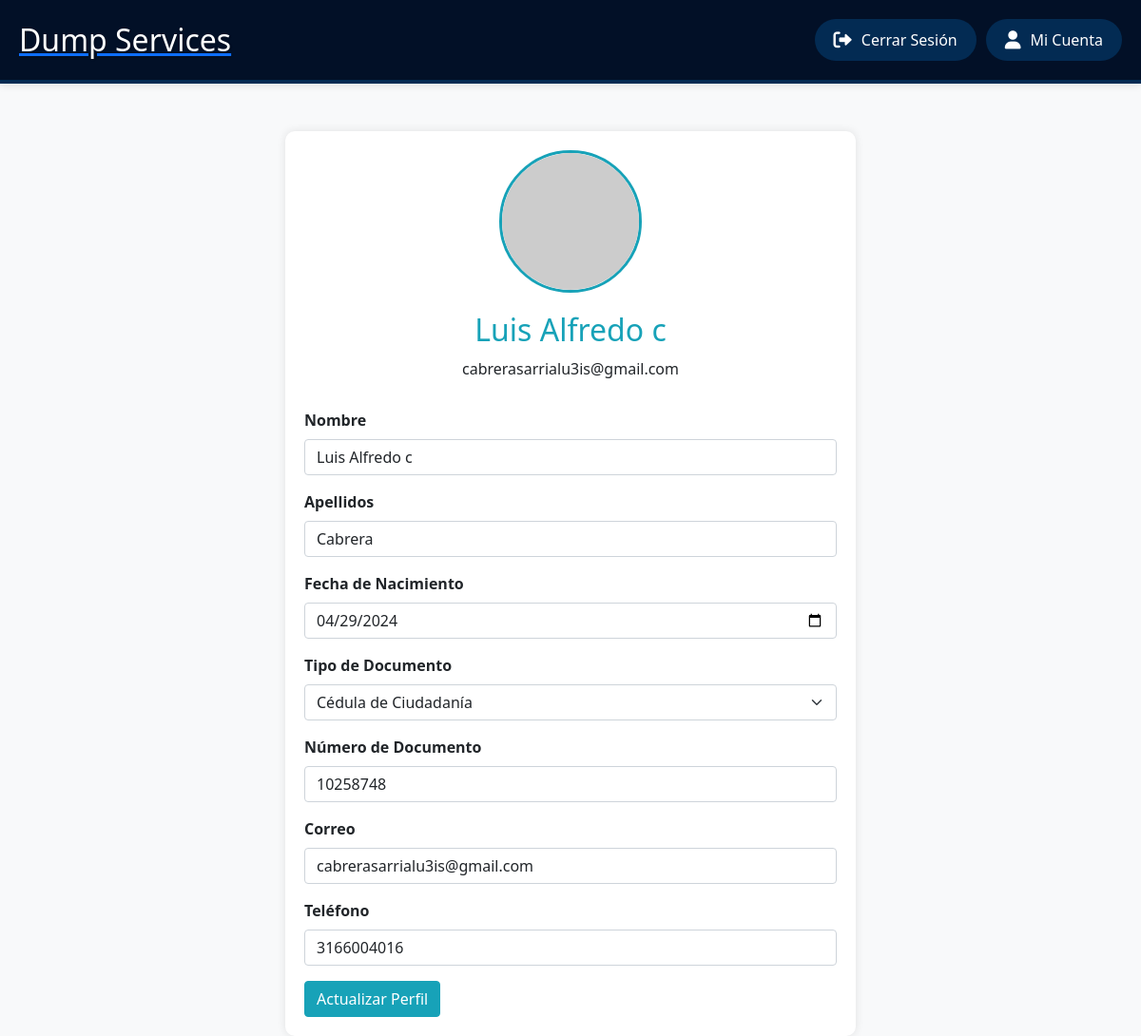
The page /perfil.php (signed in) on the database its author committed.
### tables this page shows
CREATE TABLE `usuarios` (
  `id` int(11) NOT NULL,
  `nombre` varchar(50) NOT NULL,
  `apellidos` varchar(50) NOT NULL,
  `fecha_nacimiento` date NOT NULL,
  `tipo_documento` enum('cc','ce') NOT NULL,
  `numero_documento` varchar(20) NOT NULL,
  `correo` varchar(100) NOT NULL,
  `rol` enum('administrador','operador_logistico','solicitante_transporte') NOT NULL,
  `contrasena` varchar(255) NOT NULL,
  `telefono` varchar(20) DEFAULT NULL
);

### perfil.php (the view, shortened to what this page needs)
<?php
require 'conexion.php';
$usuario_id = $_SESSION['usuario_id'];
$sql = "SELECT * FROM usuarios WHERE id = ?";
$stmt = $conn->prepare($sql);
$stmt->bind_param("i", $usuario_id);
$stmt->execute();
$result = $stmt->get_result();
$usuario = $result->fetch_assoc();
$avatar_url = "https://robohash.org/" . md5(strtolower(trim($usuario['correo']))) . ".png";
include 'header.php';
?>
<!DOCTYPE html>
<html lang="es">
<head>
    <link href="https://cdn.jsdelivr.net/npm/bootstrap@5.1.3/dist/css/bootstrap.min.css" rel="stylesheet">
</head>
<body>
    <div class="container">
        <div class="profile-header">
            <img src="<?php echo $avatar_url; ?>" alt="Foto de Perfil" width="150">
            <h2><?php echo isset($usuario['nombre']) ? $usuario['nombre'] : 'Usuario'; ?></h2>
            <p><?php echo isset($usuario['correo']) ? $usuario['correo'] : 'No disponible'; ?></p>
        </div>
        <form method="post" action="perfil.php">
            <div class="mb-3">
                <label for="nombre" class="form-label">Nombre</label>
                <input type="text" class="form-control" id="nombre" name="nombre" value="<?php echo isset($usuario['nombre']) ? $usuario['nombre'] : ''; ?>" required>
            </div>
            <div class="mb-3">
                <label for="apellidos" class="form-label">Apellidos</label>
                <input type="text" class="form-control" id="apellidos" name="apellidos" value="<?php echo isset($usuario['apellidos']) ? $usuario['apellidos'] : ''; ?>" required>
            </div>
            <div class="mb-3">
                <label for="fecha_nacimiento" class="form-label">Fecha de Nacimiento</label>
                <input type="date" class="form-control" id="fecha_nacimiento" name="fecha_nacimiento" value="<?php echo isset($usuario['fecha_nacimiento']) ? $usuario['fecha_nacimiento'] : ''; ?>" required>
            </div>
            <div class="mb-3">
                <label for="tipo_documento" class="form-label">Tipo de Documento</label>
                <select class="form-select" id="tipo_documento" name="tipo_documento" required>
                    <option value="cc" <?php echo (isset($usuario['tipo_documento']) && $usuario['tipo_documento'] == 'cc') ? 'selected' : ''; ?>>Cédula de Ciudadanía</option>
                </select>
            </div>
            <div class="mb-3">
                <label for="numero_documento" class="form-label">Número de Documento</label>
                <input type="text" class="form-control" id="numero_documento" name="numero_documento" value="<?php echo isset($usuario['numero_documento']) ? $usuario['numero_documento'] : ''; ?>" required>
            </div>
            <div class="mb-3">
                <label for="correo" class="form-label">Correo</label>
                <input type="email" class="form-control" id="correo" name="correo" value="<?php echo isset($usuario['correo']) ? $usuario['correo'] : ''; ?>" required>
            </div>
            <div class="mb-3">
                <label for="telefono" class="form-label">Teléfono</label>
                <input type="text" class="form-control" id="telefono" name="telefono" value="<?php echo isset($usuario['telefono']) ? $usuario['telefono'] : ''; ?>">
            </div>
            <button type="submit" class="btn btn-primary">Actualizar Perfil</button>
        </form>
    </div>
</body>
</html>

### header.php (style rules this page uses)
:root { --primary-color: #032b53; --secondary-color: #064575; --background-color: #f2f2f2; --header-background: #021027; --header-shadow: rgba(0, 0, 0, 0.1); --header-border: #032b53; --text-color: #333; --button-border-radius: 50px; --transition-speed: 0.3s; }
* { margin: 0; padding: 0; box-sizing: border-box; }
body { font-family: 'Segoe UI', Tahoma, Geneva, Verdana, sans-serif; background-color: var(--background-color); color: var(--text-color); }

### perfil.php (style rules this page uses)
body { background-color: #f8f9fa; }
.container { max-width: 600px; margin-top: 50px; padding: 20px; background-color: #ffffff; border-radius: 10px; box-shadow: 0 0 10px rgba(0, 0, 0, 0.1); }
.profile-header { text-align: center; margin-bottom: 30px; }
.profile-header img { border-radius: 50%; margin-bottom: 20px; border: 3px solid #17a2b8; }
.profile-header h2 { margin-bottom: 10px; color: #17a2b8; }
.form-label { font-weight: bold; }
.btn-primary { background-color: #17a2b8; border-color: #17a2b8; }

### rows shown on the page
usuarios: nombre "Luis Alfredo c", correo "cabrerasarrialu3is@gmail.com", apellidos "Cabrera", fecha_nacimiento "04/29/2024", tipo_documento "Cédula de Ciudadanía", numero_documento "10258748", telefono "3166004016"
